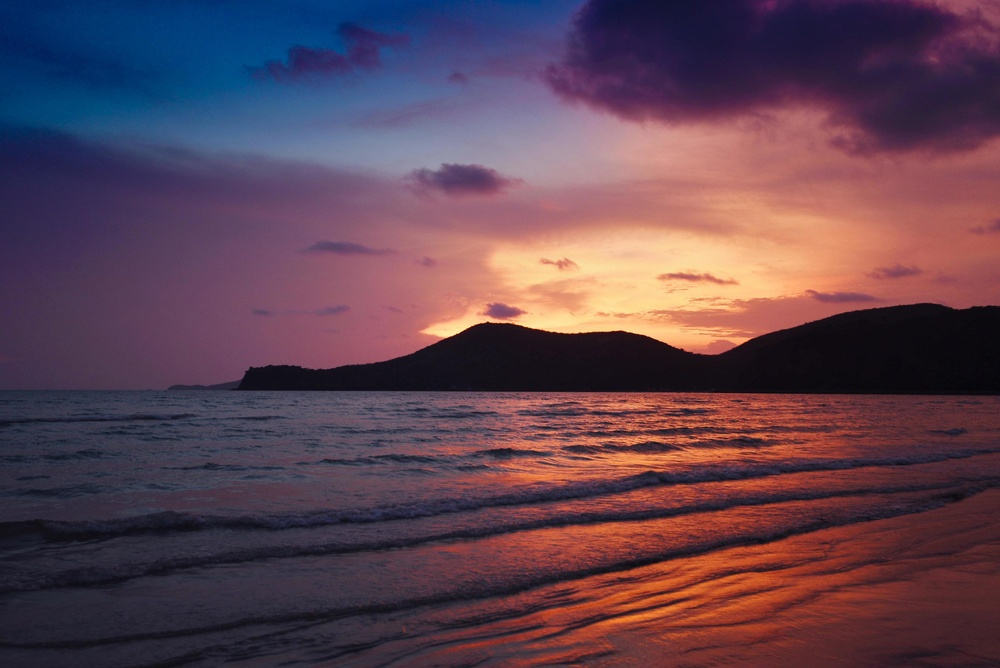
#> input picture demo-cv-idea/beach.jpg, 1000 x 668 px, shrunk from 2936 x 1960 before the run, given in place of beach.jpg.jpg, which was not available
$ python demo-cv.py beach.jpg 5 1.0
#> lines starting #> are read from the running program, lines starting #| are printed output that depends on the picture; pictures that were not available may be replaced by others from this repository, and a replacement may not be noted
import sys

import cv2 as cv
import matplotlib.pyplot as plt
import numpy as np
from matplotlib.lines import Line2D
# from scipy.spatial import Delaunay
from skimage.segmentation import mark_boundaries
from skimage.segmentation import slic


def run(file_name: str, no_segments: int, compact: float):
#> called with file_name = 'beach.jpg', no_segments = 5, compact = 1
    img_fn = file_name + '.jpg'
    new_img = cv.imread(img_fn)
#> new_img is the input picture: shape (668, 1000, 3); mean B, G, R 81.2, 67.2, 94.6
    img = new_img.astype(np.float32) / 255.

    # SLIC
    segments = slic(img, n_segments=no_segments, compactness=compact)
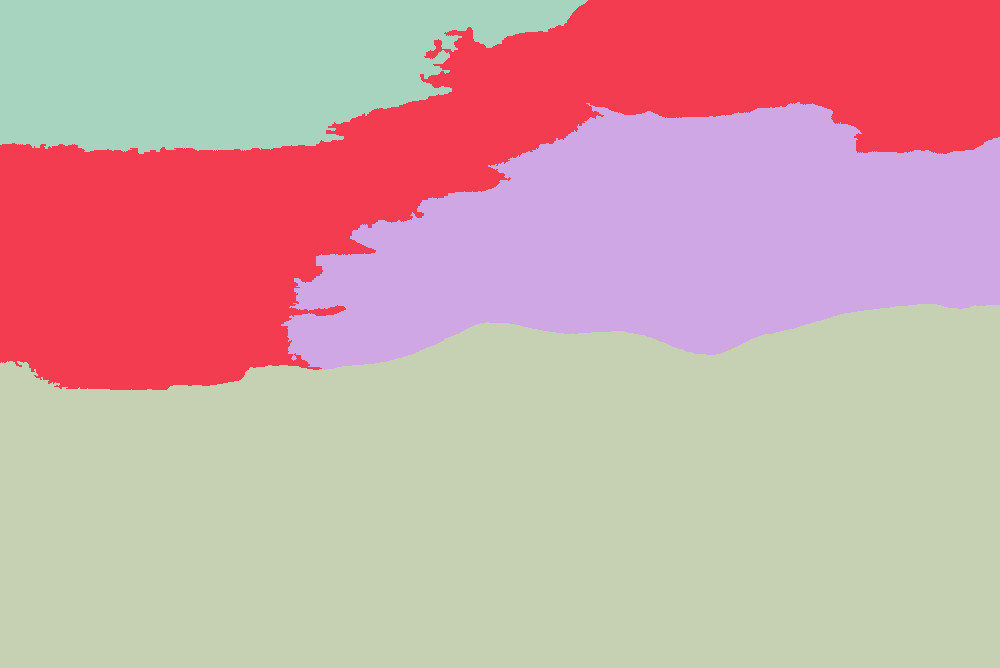
#> segments: shape (668, 1000) int64; 4 distinct labels, from 1 to 4; one colour per label, 0 black
    segments_ids = np.unique(segments)
#> segments_ids = [1, 2, 3, 4]

    # centers
    centers = np.array([np.mean(np.nonzero(segments == i), axis=1) for i in segments_ids])
#> centers = [[66.07, 228.7], [168.3, 433], [238.9, 668.6], [506.1, 521.8]]

    vs_right = np.vstack([segments[:, :-1].ravel(), segments[:, 1:].ravel()])
    vs_below = np.vstack([segments[:-1, :].ravel(), segments[1:, :].ravel()])
    bneighbors = np.unique(np.hstack([vs_right, vs_below]), axis=1)

    fig = plt.figure(figsize=(10, 10))
    ax = fig.add_subplot(111)
    plt.imshow(mark_boundaries(img, segments), cmap='gray')
    plt.scatter(centers[:, 1], centers[:, 0], c='y')

    for i in range(bneighbors.shape[1]):
        y0, x0 = centers[bneighbors[0, i] - 1]
        y1, x1 = centers[bneighbors[1, i] - 1]

        line = Line2D([x0, x1], [y0, y1], alpha=1)
        ax.add_line(line)
#> this loop made 12 passes
#> (y0, x0, y1, x1) on passes 1 to 12: (66.07, 228.7, 66.07, 228.7), (66.07, 228.7, 168.3, 433), (168.3, 433, 66.07, 228.7), (168.3, 433, 168.3, 433), (168.3, 433, 238.9, 668.6), (168.3, 433, 506.1, 521.8), (238.9, 668.6, 168.3, 433), (238.9, 668.6, 238.9, 668.6), (238.9, 668.6, 506.1, 521.8), (506.1, 521.8, 168.3, 433), (506.1, 521.8, 238.9, 668.6), (506.1, 521.8, 506.1, 521.8)
    print("Index list: ", segments_ids)
#| Index list:  [1 2 3 4]
    print("Edge list:\n", bneighbors)
#| Edge list:
#|  [[1 1 2 2 2 2 3 3 3 4 4 4]
#|  [1 2 1 2 3 4 2 3 4 2 3 4]]
    plt.show()
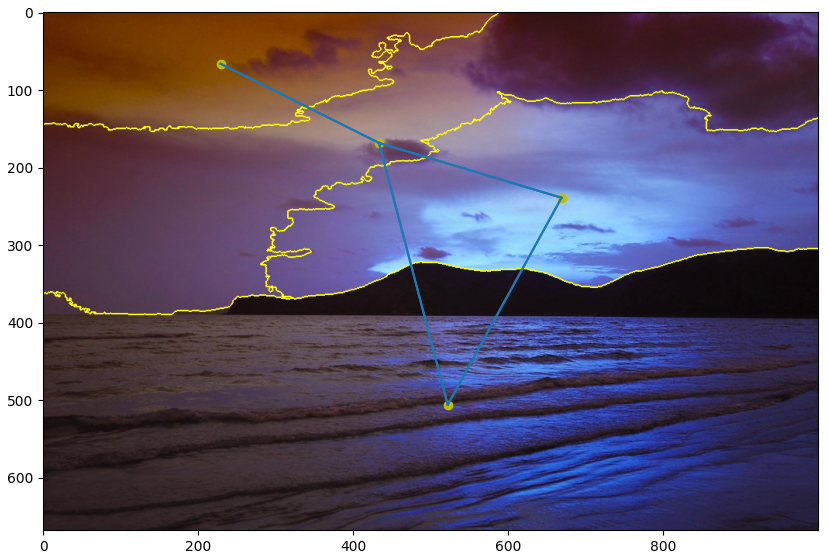
#> figure drawn by matplotlib, 1 panel


if __name__ == '__main__':
    run(sys.argv[1], int(sys.argv[2]), float(sys.argv[3]))

$ run again, on demo-cv-idea/sunny.jpg
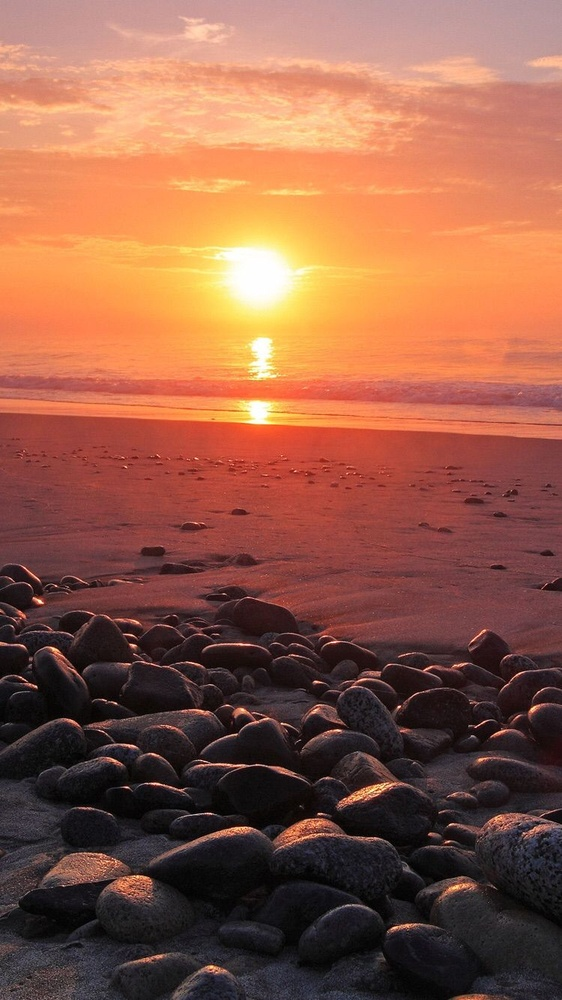
#> input picture demo-cv-idea/sunny.jpg, 562 x 1000 px, shrunk from 750 x 1334 before the run, given in place of sunny.jpg.jpg, which was not available
#> in run, new_img is the input picture: shape (1000, 562, 3); mean B, G, R 72.1, 92.4, 145.7
#> in run, `segments = slic(img, n_segments=no_segments, compactness=compact)`:
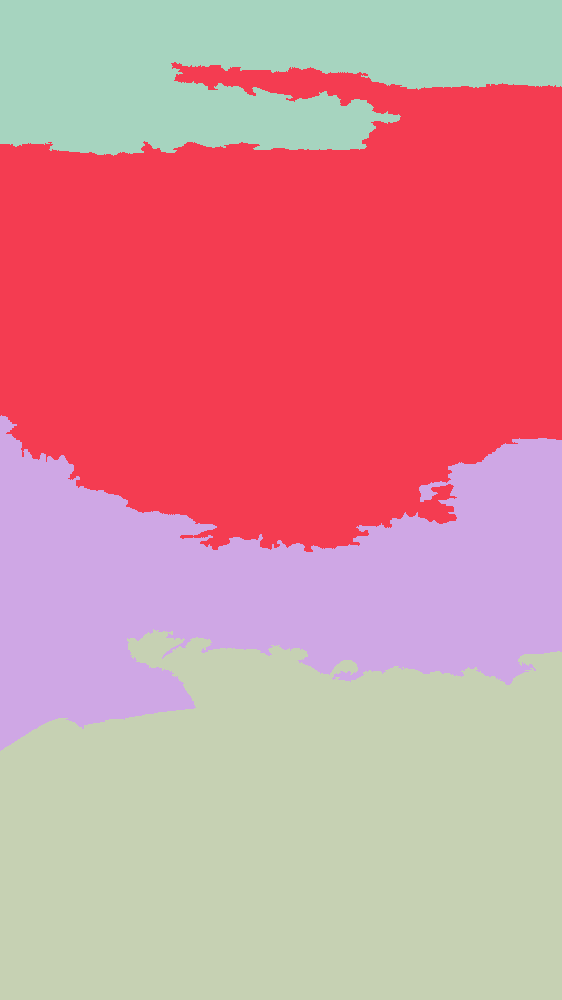
#> segments: shape (1000, 562) int64; 4 distinct labels, from 1 to 4; one colour per label, 0 black
#> segments_ids = [1, 2, 3, 4]
#> centers = [[65.77, 247.9], [309.3, 289.9], [587.6, 265.8], [837.4, 289.8]]
#> the loop in run, `for i in range(bneighbors.shape[1]):` made 10 passes
#> (y0, x0, y1, x1) on passes 1 to 8: (65.77, 247.9, 65.77, 247.9), (65.77, 247.9, 309.3, 289.9), (309.3, 289.9, 65.77, 247.9), (309.3, 289.9, 309.3, 289.9), (309.3, 289.9, 587.6, 265.8), (587.6, 265.8, 309.3, 289.9), (587.6, 265.8, 587.6, 265.8), (587.6, 265.8, 837.4, 289.8)
#| Index list:  [1 2 3 4]
#| Edge list:
#|  [[1 1 2 2 2 3 3 3 4 4]
#|  [1 2 1 2 3 2 3 4 3 4]]
#> in run, `plt.show()`:
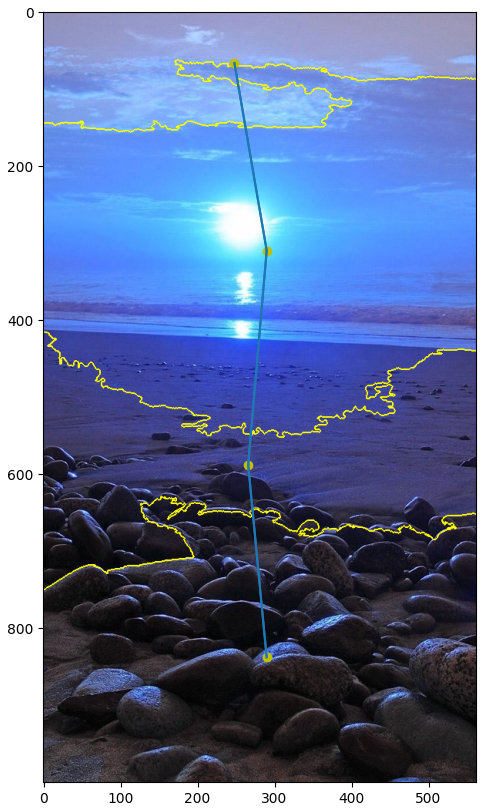
#> figure drawn by matplotlib, 1 panel
